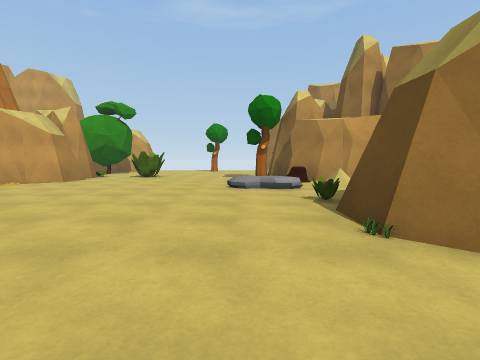
[1] (above)

14 first-person views from a walk through a 3-D level made in the Unity game engine. The camera is 1.2 m above the floor, tilts 4° down and sees 85° across. The floor is counted in squares, 2 m on a side. Each view is taken from the middle of a square. On the plan, view 1 faces up. The plan holds only what a view shows up to about 9 squares ahead; the rest is blank. The place goes on beyond the plan. The player is left out.

[2]
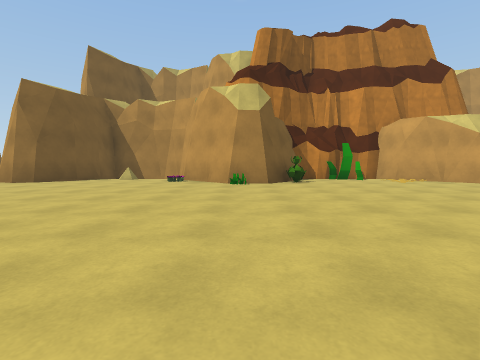

[3]
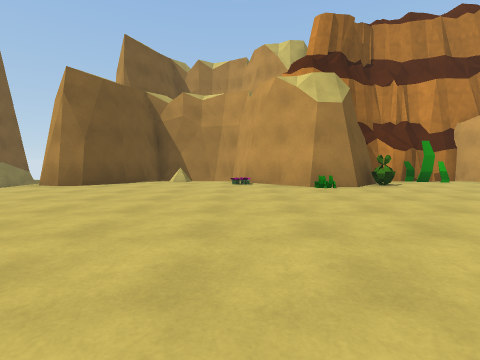

[4]
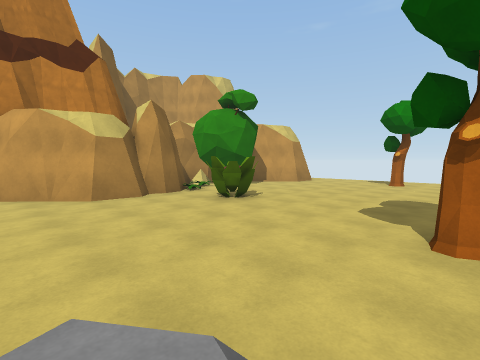

[5]
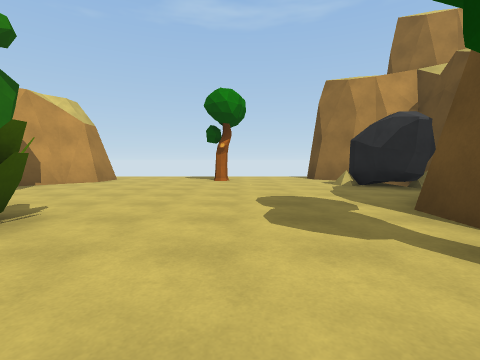

[6]
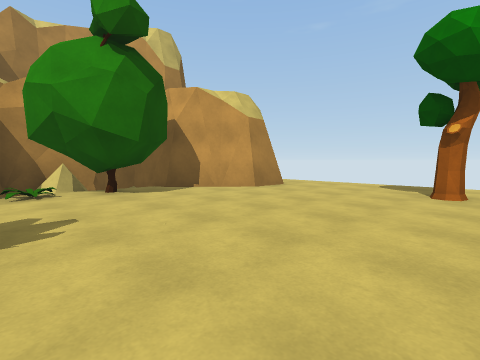

[7]
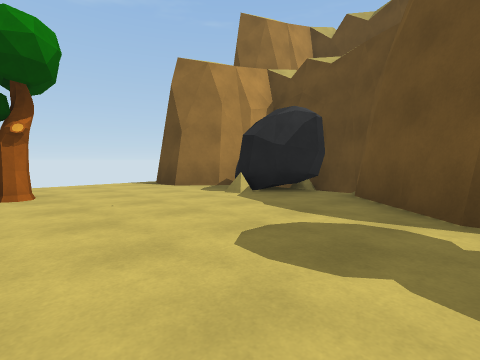

[8]
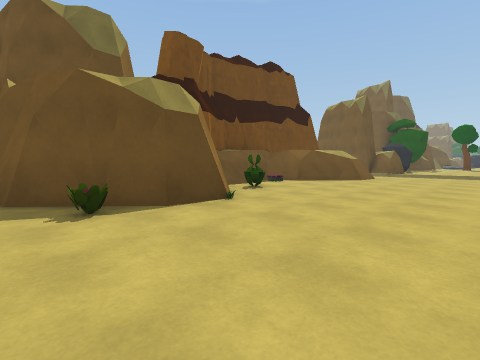

[9]
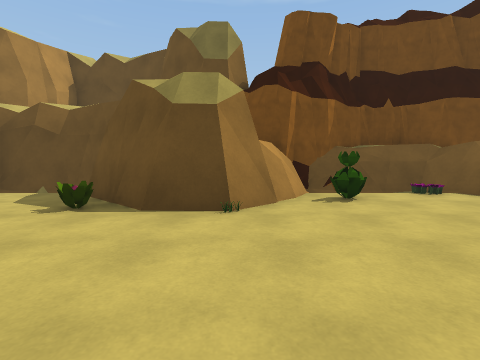

[10]
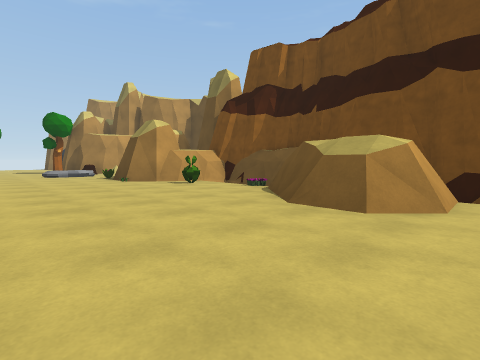

[11]
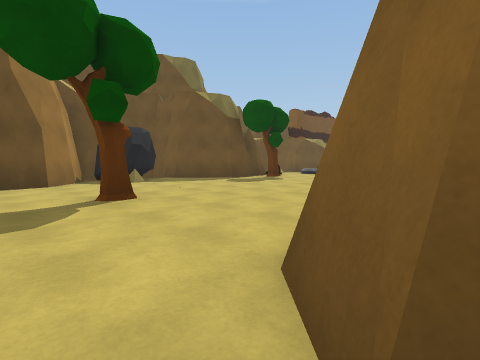

[12]
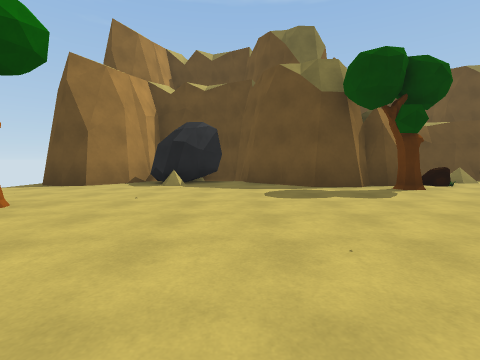

[13]
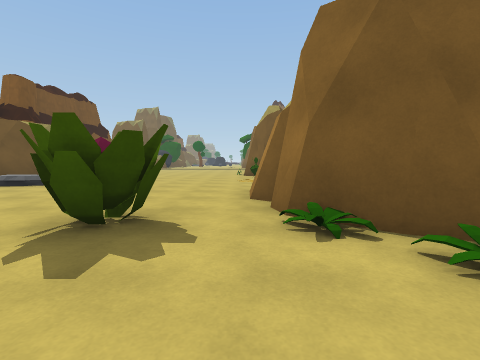

[14]
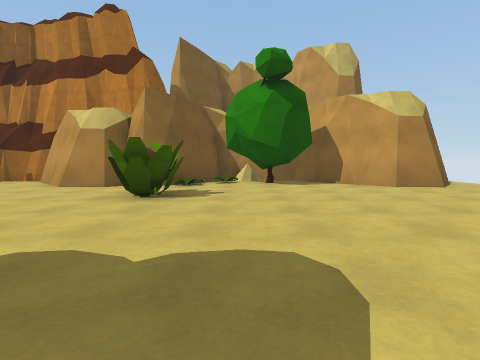

### Floor plan
Key: @ floor where view 1 was taken; # wall or solid block; . floor; / step, stairs or slope; = window, fence, low wall or low ledge; v drop or lower ground; T tree; L log; P plant; R rock; O other object.
Columns run from 8 left of view 1 to 4 right of it. Each row starts with its distance up from view 1.
 18  v........#
 17   #.......##
 16   #...T....##
 15  ##.......RR#
 14 ##.........R#
 13 #OO........##
 12 #P........##
 11 ##P.......#
 10  ##.P.....#
  9   #......T##
  8   #.......L##
  7  ##......./=#
  6 ##.O....//.##
  5 #O.........##
  4 ##.......P##
  3  #P.......##
  2  ##......O##
  1   #O....../##
  0  ##.....@.P/#
 -1 ##O........##
 -2 #v.........P#
 -3 #=........###
 -4 ##........##
 -5  ##.......###
 -6   #.. ...../#

Where each view was taken, in squares from view 1:
view 1: 0 up, 0 right, facing up
view 2: 1 up, 2 right, facing left
view 3: 1 down, 1 right, facing left
view 4: 6 up, 1 right, facing up-left
view 5: 8 up, 1 left, facing up
view 6: 11 up, 1 left, facing up-left
view 7: 11 up, 2 left, facing up-right
view 8: 5 up, 2 left, facing down-right
view 9: 2 up, 2 left, facing right
view 10: 6 down, 2 left, facing up-right
view 11: 18 up, 6 left, facing down-right
view 12: 13 up, 5 left, facing right
view 13: 13 up, 5 left, facing down
view 14: 12 up, 1 right, facing left
